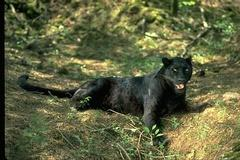
%> input picture janelia/reconstruction_code/lib/NcutImage_7_AMD64/specific_NcutImage_files/jpg_images/1.jpg, 240 x 160 px
$ octave --eval "result = alphaMask2x2k24(rgb2gray(imread('../janelia/reconstruction_code/lib/NcutImage_7_AMD64/specific_NcutImage_files/jpg_images/1.jpg')));"   (GNU Octave 9; MATLAB toolbox functions it lacks are replaced by stand-ins)
%> lines starting %> are read from the running program, lines starting %| are printed output that depends on the picture; in (x1, y1, x2, y2) boxes, pixels count from 0 and x2, y2 are one past the last pixel; in counts of white or black regions, pixels touching at a corner belong together; the program's own positions count from 1
### images/maskBrightestRegion.m
function mask = maskBrightestRegion(im, th)
%> called with th = 20
%

if size(im, 3) > 1
    im = mean(im, 3);
end


mask = im >= (max(im(:)) - th);
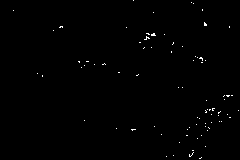
%> mask: size 160x240 logical; 0.47% white in thin lines or dots

end

### reconstruct/alphaMask2x2k24.m
function mask = alphaMask2x2k24(im)

satmask = maskBrightestRegion(im, 20);
im(satmask) = 0;
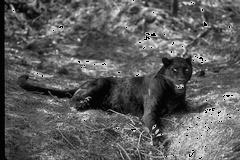
%> im: size 160x240 uint8; min 0, max 230, mean 93.5

mask = im == 0;
%> mask: size 160x240 logical; 0.58% white in thin lines or dots
mask = imclose(mask, strel('disk', 3));
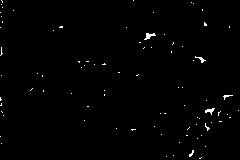
%> mask: size 160x240 logical; 0.8% white in thin lines or dots

L = bwlabel(mask);
%> L: size 160x240 double; 86 distinct labels, from 0 to 85
stat = regionprops(L, 'Area');
%> stat = 85 regions; largest, Area: 41, 33, 26, 19, 17
[~, isel] = max([stat.Area]);
%> isel = 42

mask = not(L == isel);
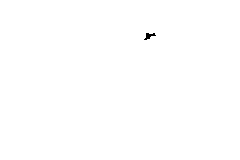
%> mask: size 160x240 logical; 99.9% white; 1 black region, box (x1, y1, x2, y2) and area: (144, 33, 156, 40) 41


mask = imopen(imfill(imclose(mask, strel('disk', 7)), 'holes'), ...
    strel('disk', 5));
%> mask: size 160x240 logical; every value is 1


mask = not(mask);
%> mask: size 160x240 logical; every value is 0
end

$ run again, on janelia/reconstruction_code/lib/NcutImage_7_AMD64/specific_NcutImage_files/jpg_images/2.jpg
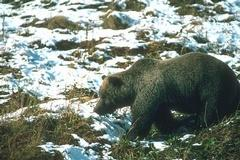
%> input picture janelia/reconstruction_code/lib/NcutImage_7_AMD64/specific_NcutImage_files/jpg_images/2.jpg, 240 x 160 px
%> in alphaMask2x2k24, `L = bwlabel(mask);`:
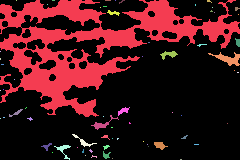
%> L: size 160x240 double; 67 distinct labels, from 0 to 66; one colour per label, 0 black
%> stat = 66 regions; largest, Area: 9347, 182, 93, 76, 72
%> isel = 1
%> in alphaMask2x2k24, `mask = imopen(imfill(imclose(mask, strel('disk', 7)), 'holes'), strel(..`:
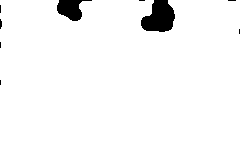
%> mask: size 160x240 logical; 96.7% white; 9 black regions (7 under 20 px), largest, box (x1, y1, x2, y2) and area: (141, 0, 175, 32) 776, (57, 0, 92, 21) 422

$ run again, on janelia/reconstruction_code/lib/NcutImage_7_AMD64/specific_NcutImage_files/jpg_images/3.jpg
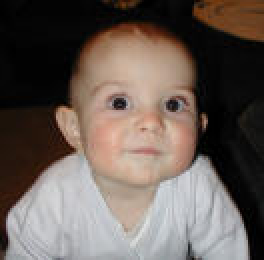
%> input picture janelia/reconstruction_code/lib/NcutImage_7_AMD64/specific_NcutImage_files/jpg_images/3.jpg, 132 x 130 px (shown 2 times larger)
%> in alphaMask2x2k24, `L = bwlabel(mask);`:
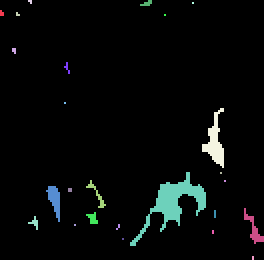
%> L: size 130x132 double (shown 2 times larger); 26 distinct labels, from 0 to 25; one colour per label, 0 black
%> stat = 25 regions; largest, Area: 369, 144, 69, 54, 29
%> isel = 15
%> in alphaMask2x2k24, `mask = not(L == isel);`:
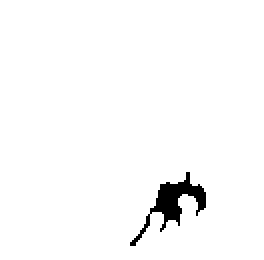
%> mask: size 130x132 logical (shown 2 times larger); 97.8% white; 1 black region, box (x1, y1, x2, y2) and area: (65, 86, 103, 123) 369
